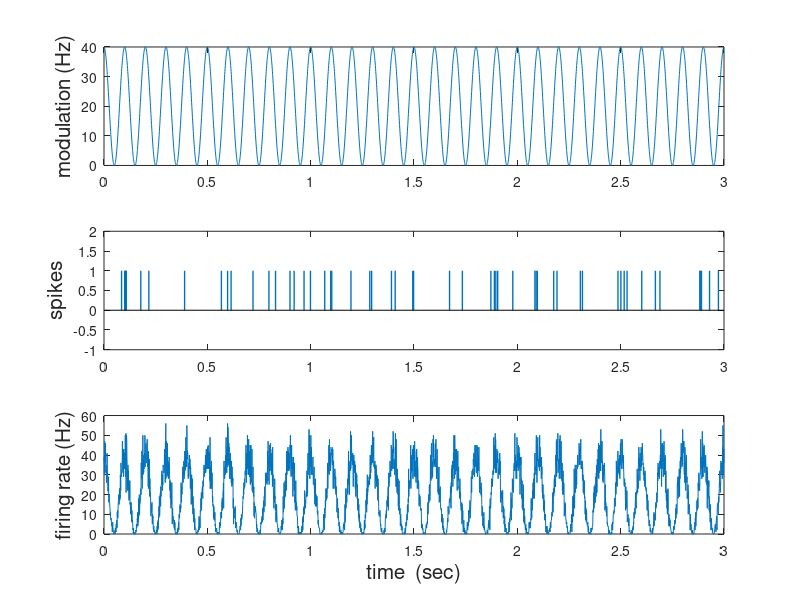
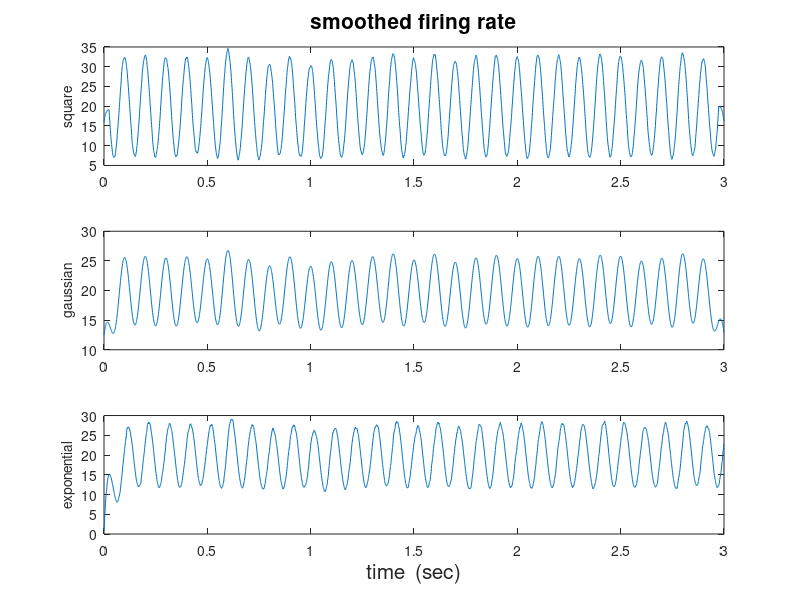

These charts were generated, in order, by the following MATLAB code:
% modulatedPoisson
% generates multiple trials of a sine-modulated inhomogeneous Poisson process
% saves the data as spike times (in sec)

% BN168  Spring 2006

clear               % clears the workspace
close all           % closes all figures

dt = .001;          % time step (sec)
T = 3;              % epoch length (sec)
f = 10;              % modulation frequency (Hz)
minRate = 0;       % min firing rate  (Hz, i.e., spikes/sec)
maxRate = 40;       % max firing rate (Hz, i.e., spikes/sec)
nTrials = 1000;      % number of trials

timeAxis = 0:dt:T;
N = length(timeAxis);

modulation = .5*(maxRate+minRate) + .5*(maxRate-minRate)*cos(2*pi*f*timeAxis);

figure                  % creates a new figure
subplot(3,1,1)
plot(timeAxis,modulation)
ylabel('modulation (Hz)','fontsize',15)

rho = zeros(nTrials,N);
r = zeros(1,nTrials);
startTrials = (0:nTrials-1)*T;      % start of trials (sec)

spikeTimes = [];                    % here we will store the spike times (sec)

for trial = 1:nTrials

    randomNumbers = rand(1,N);
    spikes = randomNumbers < modulation*dt;
    %   NOTE: modulation*dt = P(spike in interval [t,t+dt])
    rho(trial,:) = spikes;
    %   NOTE: rho is the "neural response function" rho(t) (D&A eq. 1.1)

    nSpikesInTrial(trial) = sum(spikes);    % number of spikes in trial 
    r(trial) = nSpikesInTrial(trial)/T;     % spike-count rate (D&A eq. 1.4)
    newSpikeTimes = find(spikes)*dt + startTrials(trial);
    spikeTimes = [spikeTimes newSpikeTimes];
end

subplot(3,1,2)
h = stem(timeAxis,rho(1,:));
set(h,'Marker','none','LineWidth',1)
axis([0 T -1 2])
ylabel('spikes','fontsize',15)

script_r = mean(rho)/dt;           % "time-dependent firing rate"
%   NOTE: this is the "time-dependent firing rate" script_r(t) of the
%   book (D&A eq. 1.5)

subplot(3,1,3)
plot(timeAxis,script_r)
ylabel('firing rate (Hz)','fontsize',15)

xlabel('time  (sec)','fontsize',15)


% Now we smooth the time-dependent firing rate:

figure                  % creates a new figure

kernel_width = .05;                  % width of kernel (sec)
kernel_length = kernel_width/dt;     % width of kernel (bins)
kernel = ones(1,kernel_length)/kernel_length;

r_approx_1 = conv2(script_r,kernel,'same');
%   (NOTE the syntax here: symmetric kernel)

subplot(3,1,1)
plot(timeAxis,r_approx_1)
% axis([0 T minRate maxRate])
ylabel('square','fontsize',10)
title ('smoothed firing rate','fontsize',15)

kernel_width = .15;                  % width of kernel (sec)
kernel_length = kernel_width/dt;     % width of kernel (bins)
kernel = normpdf(-kernel_length/2:kernel_length/2,0,kernel_length/6);

r_approx_2 = conv2(script_r,kernel,'same');
%   (NOTE the syntax here: symmetric kernel)

subplot(3,1,2)
plot(timeAxis,r_approx_2)
% axis([0 T minRate maxRate])
ylabel('gaussian','fontsize',10)

kernel_width = .15;                  % width of kernel (sec)
kernel_length = kernel_width/dt;     % width of kernel (bins)
kernel = exppdf(0:kernel_length,kernel_length/4);

r_approx_3 = conv(script_r,kernel);
%   (NOTE the syntax here: asymmetric kernel)

subplot(3,1,3)
plot(timeAxis,r_approx_3(1:N))      % (NOTE syntax here)
% axis([0 T minRate maxRate])
ylabel('exponential','fontsize',10)

xlabel('time  (sec)','fontsize',15)

save data spikeTimes T nTrials nSpikesInTrial